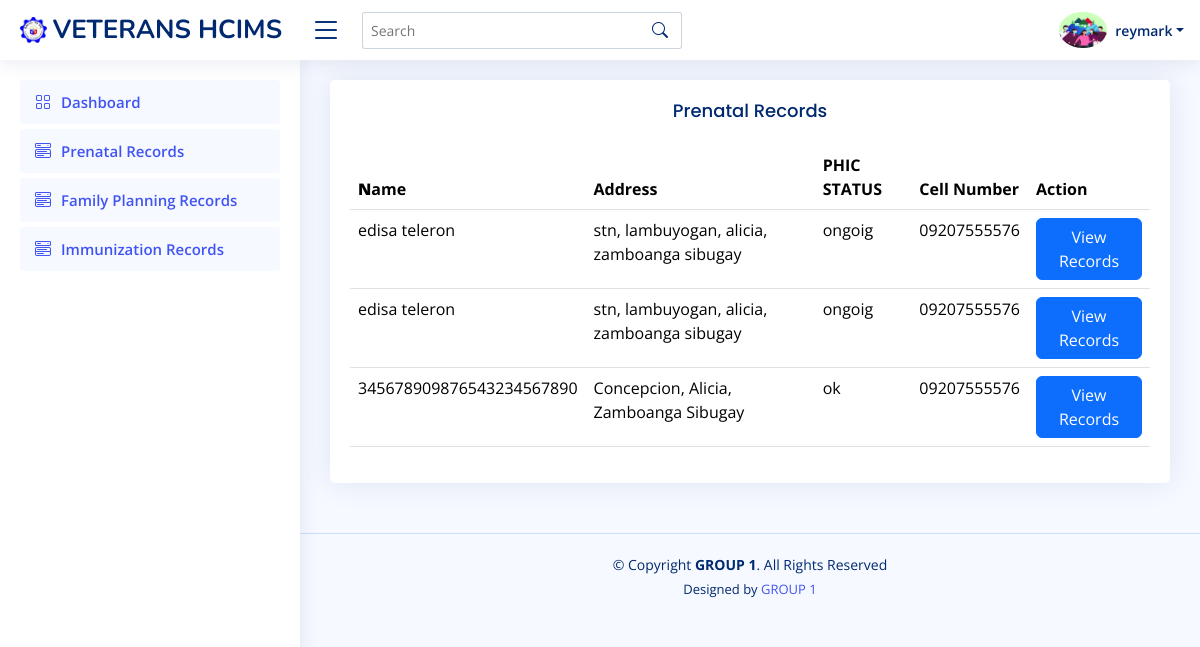
Screenshot of /record_prenatal.php (signed in) with the database file from the repository.
### tables this page shows
CREATE TABLE `prenatal` (
  `user_id` int(11) NOT NULL,
  `buntis` varchar(255) NOT NULL,
  `cell` varchar(255) NOT NULL,
  `mother` varchar(255) NOT NULL,
  `phic` varchar(255) NOT NULL,
  `name` varchar(255) NOT NULL,
  `age` varchar(255) NOT NULL,
  `status` varchar(255) NOT NULL,
  `religion` varchar(255) NOT NULL,
  `address` varchar(255) NOT NULL,
  `birth` varchar(255) NOT NULL,
  `birthplace` varchar(255) NOT NULL,
  `educ` varchar(255) NOT NULL,
  `occu` varchar(255) NOT NULL,
  `husband` varchar(255) NOT NULL,
  `occuhus` varchar(255) NOT NULL,
  `food` varchar(255) NOT NULL,
  `drug` varchar(255) NOT NULL,
  `others` varchar(255) NOT NULL,
  `smoke` varchar(255) NOT NULL,
  `alco` varchar(255) NOT NULL,
  `menar` varchar(255) NOT NULL,
  `duration` varchar(255) NOT NULL,
  `menor` varchar(255) NOT NULL,
  `otherss` varchar(255) NOT NULL,
  `nochild` varchar(255) NOT NULL,
  `rank` varchar(255) NOT NULL,
  `deceased` varchar(255) NOT NULL,
  `alive` varchar(255) NOT NULL,
  `foodalert` varchar(255) NOT NULL,
  `drugalert` varchar(255) NOT NULL,
  `illness` varchar(255) NOT NULL,
  `accident` varchar(255) NOT NULL,
  `hospi` varchar(255) NOT NULL,
  `arti` varchar(255) NOT NULL,
  `b` varchar(255) NOT NULL,
  `c` varchar(255) NOT NULL,
  `g` varchar(255) NOT NULL,
  `p` varchar(255) NOT NULL,
  `a` varchar(255) NOT NULL,
  `f` varchar(255) NOT NULL,
  `pp` varchar(255) NOT NULL,
  `l` varchar(255) NOT NULL,
  `lmp` varchar(255) NOT NULL,
  `det` varchar(255) NOT NULL,
  `ht` varchar(255) NOT NULL,
  `edc` varchar(255) NOT NULL,
  `blood` varchar(255) NOT NULL,
  `vdrl` varchar(255) NOT NULL,
  `astma` varchar(255) NOT NULL,
  `hyper` varchar(255) NOT NULL,
  `cancer` varchar(255) NOT NULL,
  `othersss` varchar(255) NOT NULL
);

### record_prenatal.php (the view, shortened to what this page needs)
<?php
if (isset($_SESSION['user_id']) && isset($_SESSION['name']) ) {
?>
<!DOCTYPE html>
<html lang="en">
<head>
  <link href="assets/vendor/bootstrap/css/bootstrap.min.css" rel="stylesheet">
  <link href="assets/vendor/bootstrap-icons/bootstrap-icons.css" rel="stylesheet">
  <link href="assets/vendor/boxicons/css/boxicons.min.css" rel="stylesheet">
  <link href="assets/vendor/quill/quill.snow.css" rel="stylesheet">
  <link href="assets/vendor/quill/quill.bubble.css" rel="stylesheet">
  <link href="assets/vendor/remixicon/remixicon.css" rel="stylesheet">
  <link href="assets/vendor/simple-datatables/style.css" rel="stylesheet">
  <link href="assets/css/style.css" rel="stylesheet">
</head>
<body>
<?php include 'header.php'; ?>
<?php include 'sidebar.php'; ?>
<main id="main" class="main">
<section class="section">
  <div class="row">
    <div class="col-lg-12">
      <div class="card">
        <div class="card-body">
          <center><h5 class="card-title">Prenatal Records</h5></center>
          <table class="table datatable">
            <thead>
              <tr>
                <th>
                  <b>N</b>ame
                </th>
                <th>Address</th>
                <th>PHIC STATUS</th>
                <th>Cell Number</th>
                <th>Action</th>
              </tr>
            </thead>
            <tbody>
            <?php
            include "conn/conn.php";
                $result = mysqli_query($conn,"select * from prenatal") or die ("database error:".mysqli_error($conn));
                while($row=mysqli_fetch_array($result)){
                $user_id = $row['user_id'];
                $name = $row['name'];
                $address = $row['address'];
                $cell = $row['cell'];
                $phic = $row['phic'];
                ?>
              <tr>
                <td><?php echo $name; ?></td>
                <td><?php echo $address; ?></td>
                <td><?php echo $phic; ?></td>
                <td><?php echo $cell; ?></td>
                <td><a class="btn btn-primary row-md-3" href="view_prenatal.php?records=<?php echo $user_id;?>" >View Records</a></td>
              </tr>
              <?php } ?>
            </tbody>
          </table>
        </div>
      </div>
    </div>
  </div>
</section>
</main>
  <?php include 'footer.php'; ?>
</body>
</html>
<?php
}else{
    header("Location: loggingin.php");
    exit();
}
?>

### assets/css/style.css (style rules this page uses)
:root { scroll-behavior: smooth; }
body { font-family: "Open Sans", sans-serif; background: #f6f9ff; color: #444444; }
a { color: #4154f1; text-decoration: none; }
h1, h2, h3, h4, h5, h6 { font-family: "Nunito", sans-serif; }
#main { margin-top: 60px; padding: 20px 30px; transition: all 0.3s; }
.card { margin-bottom: 30px; border: none; border-radius: 5px; box-shadow: 0px 0 30px rgba(1, 41, 112, 0.1); }
.card-title { padding: 20px 0 15px 0; font-size: 18px; font-weight: 500; color: #012970; font-family: "Poppins", sans-serif; }
.card-body { padding: 0 20px 20px 20px; }
@media (min-width: 1200px) { #main, #footer { margin-left: 300px; } }

### rows the page displays
prenatal: name "edisa teleron", address "stn, lambuyogan, alicia, zamboanga sibugay", phic "ongoig", cell "09207555576"
prenatal: name "edisa teleron", address "stn, lambuyogan, alicia, zamboanga sibugay", phic "ongoig", cell "09207555576"
prenatal: name "345678909876543234567890", address "Concepcion, Alicia, Zamboanga Sibugay", phic "ok", cell "09207555576"

### other values shown
$_SESSION['name'] "reymark"
